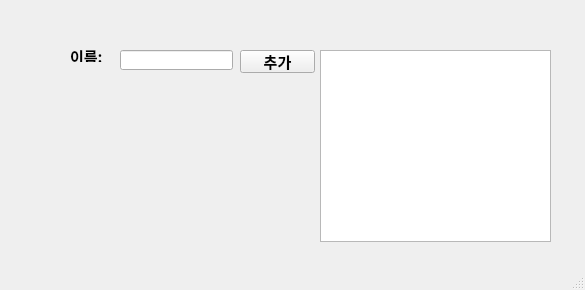
<?xml version="1.0" encoding="UTF-8"?>
<ui version="4.0">
 <class>MainWindow</class>
 <widget class="QMainWindow" name="MainWindow">
  <property name="geometry">
   <rect>
    <x>0</x>
    <y>0</y>
    <width>585</width>
    <height>290</height>
   </rect>
  </property>
  <property name="windowTitle">
   <string>MainWindow</string>
  </property>
  <widget class="QWidget" name="centralwidget">
   <widget class="QLabel" name="label">
    <property name="geometry">
     <rect>
      <x>70</x>
      <y>50</y>
      <width>56</width>
      <height>12</height>
     </rect>
    </property>
    <property name="font">
     <font>
      <family>맑은 고딕</family>
      <pointsize>11</pointsize>
      <weight>75</weight>
      <bold>true</bold>
     </font>
    </property>
    <property name="text">
     <string>이름:</string>
    </property>
   </widget>
   <widget class="QLineEdit" name="text_name">
    <property name="geometry">
     <rect>
      <x>120</x>
      <y>50</y>
      <width>113</width>
      <height>20</height>
     </rect>
    </property>
    <property name="font">
     <font>
      <family>맑은 고딕</family>
      <pointsize>11</pointsize>
      <weight>75</weight>
      <bold>true</bold>
     </font>
    </property>
   </widget>
   <widget class="QPushButton" name="btn_add">
    <property name="geometry">
     <rect>
      <x>240</x>
      <y>50</y>
      <width>75</width>
      <height>23</height>
     </rect>
    </property>
    <property name="font">
     <font>
      <family>맑은 고딕</family>
      <pointsize>11</pointsize>
      <weight>75</weight>
      <bold>true</bold>
     </font>
    </property>
    <property name="text">
     <string>추가</string>
    </property>
   </widget>
   <widget class="QListWidget" name="list_name">
    <property name="geometry">
     <rect>
      <x>320</x>
      <y>50</y>
      <width>231</width>
      <height>192</height>
     </rect>
    </property>
    <property name="font">
     <font>
      <family>맑은 고딕</family>
      <pointsize>11</pointsize>
      <weight>75</weight>
      <bold>true</bold>
     </font>
    </property>
   </widget>
  </widget>
  <widget class="QMenuBar" name="menubar">
   <property name="geometry">
    <rect>
     <x>0</x>
     <y>0</y>
     <width>585</width>
     <height>21</height>
    </rect>
   </property>
  </widget>
  <widget class="QStatusBar" name="statusbar"/>
 </widget>
 <resources/>
 <connections/>
</ui>
